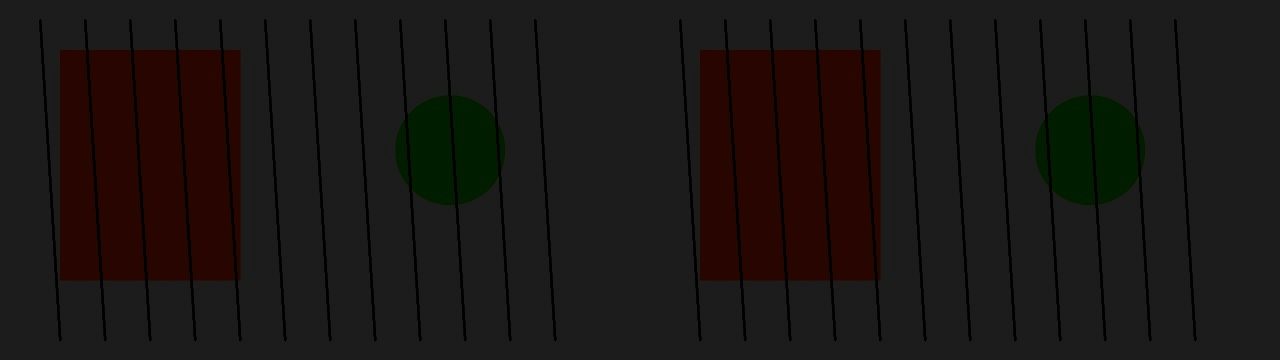
#> input picture evaluation/assets/low_light.jpg, 1280 x 360 px
$ python -i preprocess.py   (imports and definitions only)   (older library calls are emulated)
#> lines starting #> are read from the running program, lines starting #| are printed output that depends on the picture
### video/quality.py
"""Lightweight frame-quality statistics (no ML).

Scores are cheap OpenCV/NumPy features used to decide preprocessing
and to label evaluation conditions.
"""

from __future__ import annotations

from typing import Any

import cv2
import numpy as np

# Thresholds tuned for typical webcam / 720p–1080p BGR frames.
LOW_LIGHT_BRIGHTNESS = 55.0
BLURRY_LAPLACIAN_VAR = 80.0
NOISY_RESIDUAL_STD = 8.5


def _as_gray(frame: np.ndarray) -> np.ndarray:
    if frame.ndim == 2:
        return frame
    return cv2.cvtColor(frame, cv2.COLOR_BGR2GRAY)


def analyze_quality(frame: np.ndarray) -> dict[str, Any]:
    """Return brightness, blur, and noise estimates plus human-readable flags.

    - brightness: mean gray intensity in [0, 255]
    - blur_score: Laplacian variance (lower => more blur)
    - noise_score: std of high-frequency residual after a light Gaussian
    - flags: subset of {"low_light", "blurry", "noisy"}
    """
    if frame is None or frame.size == 0:
        raise ValueError("analyze_quality requires a non-empty frame")

    gray = _as_gray(frame)
    brightness = float(np.mean(gray))

    # Variance of Laplacian is a standard no-reference blur metric.
    laplacian = cv2.Laplacian(gray, cv2.CV_64F)
    blur_score = float(laplacian.var())

    # Residual after mild blur approximates sensor/compression grain.
    smoothed = cv2.GaussianBlur(gray, (3, 3), 0)
    residual = gray.astype(np.float32) - smoothed.astype(np.float32)
    noise_score = float(np.std(residual))

    flags: list[str] = []
    if brightness < LOW_LIGHT_BRIGHTNESS:
        flags.append("low_light")
    if blur_score < BLURRY_LAPLACIAN_VAR:
        flags.append("blurry")
    if noise_score > NOISY_RESIDUAL_STD:
        flags.append("noisy")

    return {
        "brightness": round(brightness, 2),
        "blur_score": round(blur_score, 2),
        "noise_score": round(noise_score, 2),
        "flags": flags,
    }

### video/preprocess.py
"""Cheap surveillance-frame preprocessing for near-real-time inference.

Target interface:
    process_frame(frame, mode="auto") -> processed_frame

The pipeline is intentionally small: resize, optional low-light/CLAHE,
light denoise, optional unsharp. It is not a restoration research stack.
"""

from __future__ import annotations

from typing import Optional

import cv2
import numpy as np

from video.quality import analyze_quality

DEFAULT_MAX_WIDTH = 1280
_CLAHE_CACHE: dict[tuple[float, tuple[int, int]], cv2.CLAHE] = {}
_GAMMA_LUTS: dict[float, np.ndarray] = {}


# [18 lines left out: functions _ensure_bgr, resize_frame, not called in this run]


def apply_gamma(frame: np.ndarray, gamma: float) -> np.ndarray:
    """Lift dark pixels with a LUT gamma curve. gamma > 1 brightens."""
    if abs(gamma - 1.0) < 1e-3:
        return frame
    key = round(float(gamma), 3)
    table = _GAMMA_LUTS.get(key)
    if table is None:
        inv = 1.0 / max(gamma, 1e-6)
        table = np.array([((i / 255.0) ** inv) * 255.0 for i in range(256)]).astype("uint8")
        _GAMMA_LUTS[key] = table
    return cv2.LUT(frame, table)


def apply_clahe(frame: np.ndarray, clip_limit: float = 2.0) -> np.ndarray:
    """Local contrast on L in LAB — cheap and effective for CCTV low light."""
    lab = cv2.cvtColor(frame, cv2.COLOR_BGR2LAB)
    l_channel, a_channel, b_channel = cv2.split(lab)
    cache_key = (round(float(clip_limit), 2), (8, 8))
    clahe = _CLAHE_CACHE.get(cache_key)
    if clahe is None:
        clahe = cv2.createCLAHE(clipLimit=clip_limit, tileGridSize=(8, 8))
        _CLAHE_CACHE[cache_key] = clahe
    l_eq = clahe.apply(l_channel)
    merged = cv2.merge((l_eq, a_channel, b_channel))
    return cv2.cvtColor(merged, cv2.COLOR_LAB2BGR)


def denoise(frame: np.ndarray) -> np.ndarray:
    """Mild spatial denoise. Gaussian is much faster than NL-means for live video."""
    return cv2.GaussianBlur(frame, (3, 3), 0.8)


# [77 lines left out: functions sharpen, _gamma_for_brightness, process_frame, warmup, not called in this run]
    apply_clahe(dummy, clip_limit=1.8)
#> in apply_clahe, `lab = cv2.cvtColor(frame, cv2.COLOR_BGR2LAB)`: lab: shape (64, 64, 3); mean of channels 0, 1, 2 0, 128, 128
#> in apply_clahe, `l_channel, a_channel, b_channel = cv2.split(lab)`: l_channel: shape (64, 64); every value is 0
#> in apply_clahe, `l_channel, a_channel, b_channel = cv2.split(lab)`: a_channel: shape (64, 64); every value is 128
#> in apply_clahe, `l_eq = clahe.apply(l_channel)`: l_eq: shape (64, 64); every value is 8
#> in apply_clahe, `merged = cv2.merge((l_eq, a_channel, b_channel))`: merged: shape (64, 64, 3); mean of channels 0, 1, 2 8, 128, 128
#> in apply_clahe, `return cv2.cvtColor(merged, cv2.COLOR_LAB2BGR)`: returned value: shape (64, 64, 3); every value is 11
    apply_clahe(dummy, clip_limit=2.2)


# [1 line not run here, left out]
#> in warmup, `apply_clahe(dummy, clip_limit=1.8)`: dummy: shape (64, 64, 3); every value is 0

>>> import cv2
>>> picture = cv2.imread('../evaluation/assets/low_light.jpg')
#> picture is the input picture: shape (360, 1280, 3); mean B, G, R 20.9, 22.9, 27.6
>>> result = process_frame(picture)
#> in _as_gray, `return cv2.cvtColor(frame, cv2.COLOR_BGR2GRAY)`:
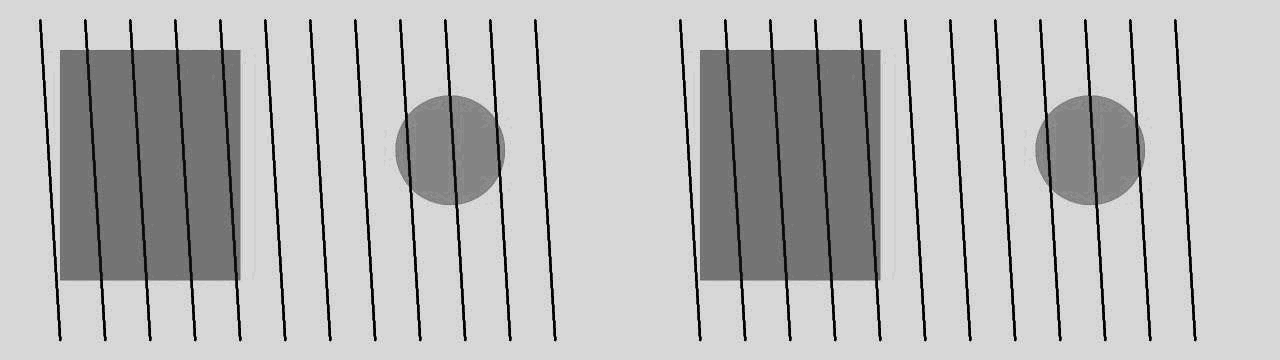
#> returned value: shape (360, 1280); min 0, max 33, mean 24.1; drawn with min black and max white
#> in analyze_quality, `brightness = float(np.mean(gray))`: brightness = 24.08
#> in analyze_quality, `laplacian = cv2.Laplacian(gray, cv2.CV_64F)`:
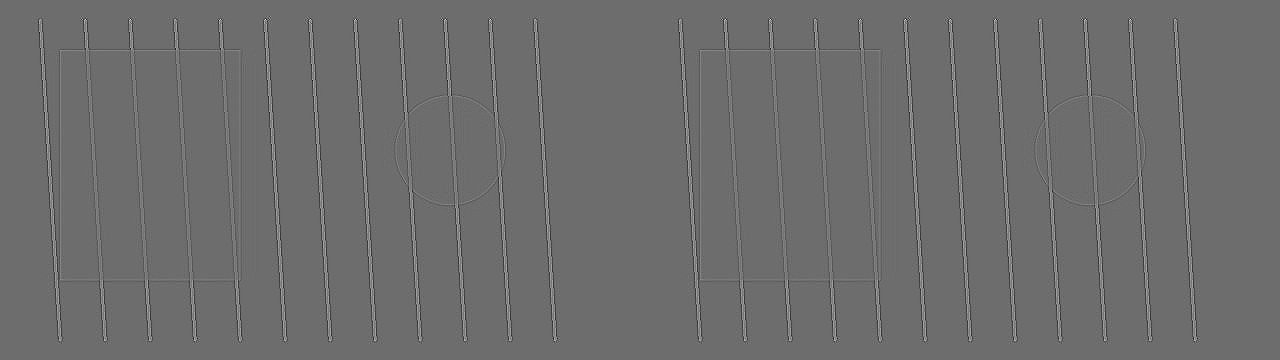
#> laplacian: shape (360, 1280) float64; min -57, max 76, mean 0; drawn with min black and max white
#> in analyze_quality, `blur_score = float(laplacian.var())`: blur_score = 33.26
#> in analyze_quality, `smoothed = cv2.GaussianBlur(gray, (3, 3), 0)`:
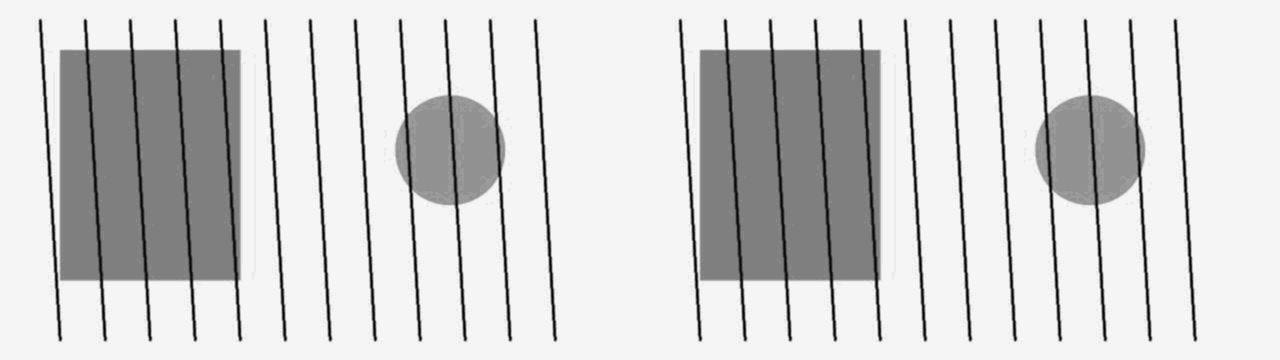
#> smoothed: shape (360, 1280); min 1, max 29, mean 24.1; drawn with min black and max white
#> in analyze_quality, `residual = gray.astype(np.float32) - smoothed.astype(np.float32)`:
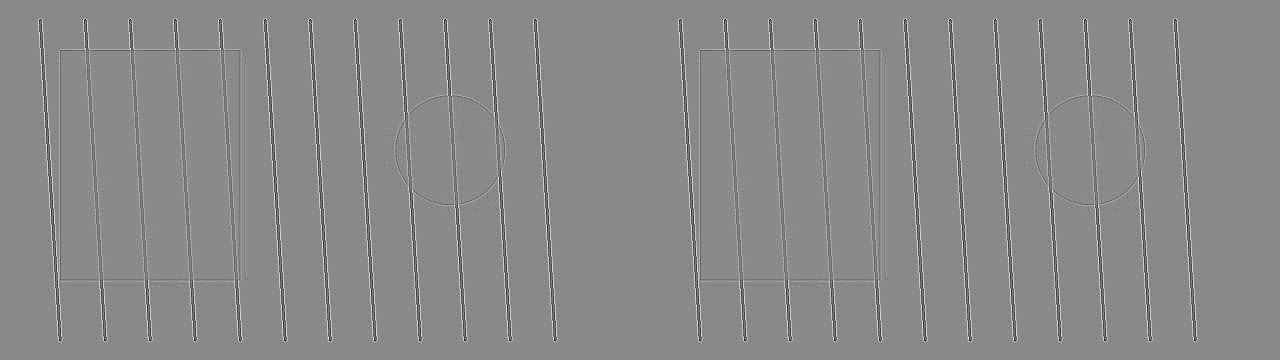
#> residual: shape (360, 1280) float32; min -13, max 11, mean -0.0131; drawn with min black and max white
#> in analyze_quality, `noise_score = float(np.std(residual))`: noise_score = 1.38
#> in process_frame, `quality = quality or analyze_quality(out)`: quality = {'brightness': 24.08, 'blur_score': 33.26, 'noise_score': 1.38, 'flags': ['low_light', 'blurry']}
#> in process_frame, `flags = set(quality.get("flags", []))`: flags = 2 items
#> in process_frame, `brightness = float(quality.get("brightness", 128.0))`: brightness = 24.08
#> in process_frame, `want_low_light = mode in ("low_light", "enhance") or (mode == "auto" a..`: want_low_light = True
#> in process_frame, `want_denoise = mode in ("denoise", "enhance") or (mode == "auto" and "..`: want_denoise = False
#> in process_frame, `want_sharpen = mode in ("sharpen", "enhance") or ( mode == "auto" and ..`: want_sharpen = True
#> in apply_clahe, `lab = cv2.cvtColor(frame, cv2.COLOR_BGR2LAB)`: lab: shape (360, 1280, 3); mean of channels 0, 1, 2 74.2, 131.3, 134.4
#> in apply_clahe, `l_channel, a_channel, b_channel = cv2.split(lab)`:
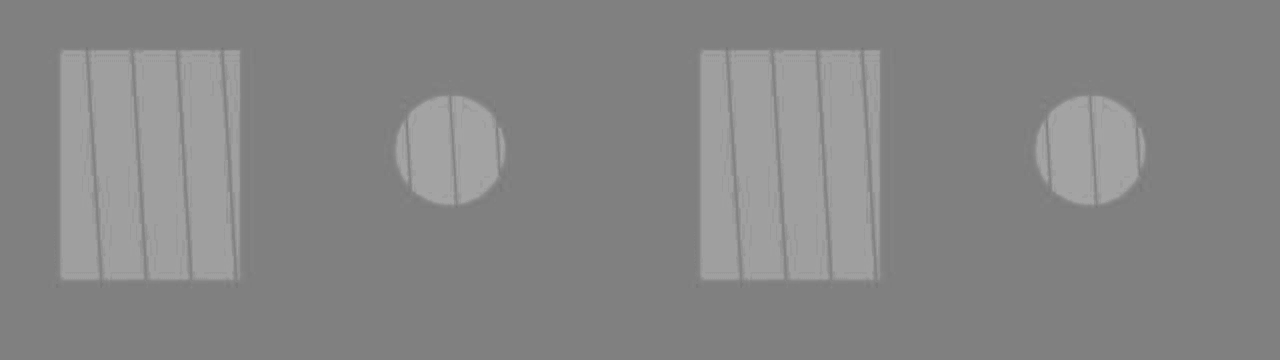
#> b_channel: shape (360, 1280); min 116, max 165, mean 134.4
#> in apply_clahe, `l_eq = clahe.apply(l_channel)`:
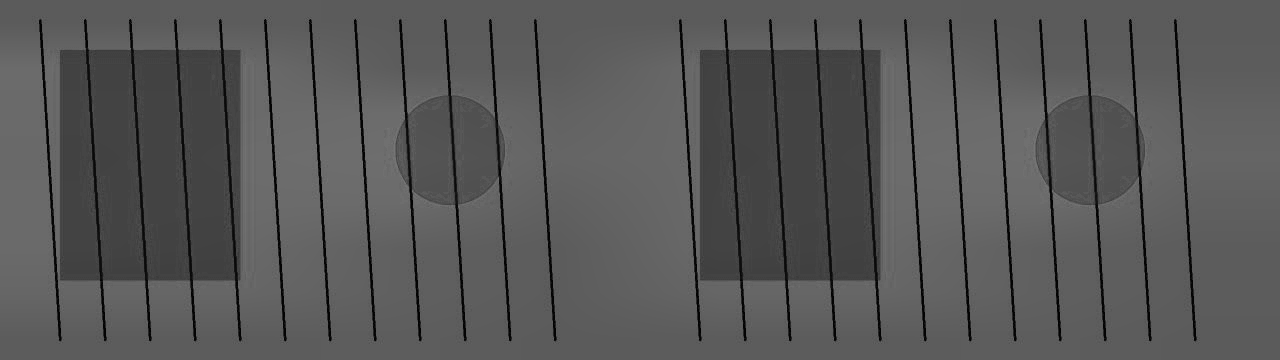
#> l_eq: shape (360, 1280); min 2, max 121, mean 87.7
#> in apply_clahe, `merged = cv2.merge((l_eq, a_channel, b_channel))`: merged: shape (360, 1280, 3); mean of channels 0, 1, 2 87.7, 131.3, 134.4
#> in apply_clahe, `return cv2.cvtColor(merged, cv2.COLOR_LAB2BGR)`:
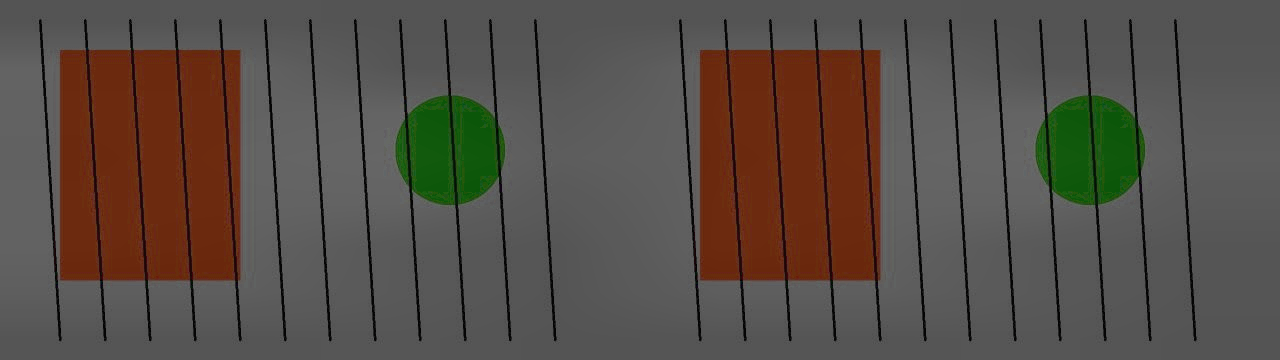
#> returned value: shape (360, 1280, 3); mean B, G, R 71, 78.3, 86.8
